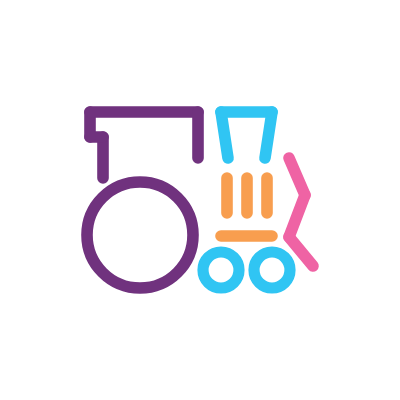
Frame 1 (no input)
Frame 2 (the mouse pressed at the canvas centre, redrawn once): identical to frame 1, image omitted

The p5.js sketch that drew this single still picture (run headless with seeded random() and noise() and a simulated clock; the mouse was pressed at the canvas centre and the sketch redrawn once):

// p5.js sketch
// ── sketch.js
function setup() {
  createCanvas(400, 400);
  strokeCap(ROUND);
  strokeJoin(ROUND);
  noFill();
}

function draw() {
  background(255);

  strokeWeight(11.6);
  stroke("#70327E");
  line(103, 178, 103, 137);
  line(103, 137, 90, 137);
  line(90, 137, 90, 112);
  line(90, 112, 198, 112);
  line(198, 112, 198, 158);

  stroke("#30C5F3");
  line(228, 158, 221, 112);
  line(221, 112, 272, 112);
  line(272, 112, 265, 158);

  stroke("#EF63A4");
  line(313, 266, 289, 237);
  line(289, 237, 305, 195);
  line(305, 195, 289, 158);

  stroke("#70327E");
  circle(140, 235, 53 * 2);

  strokeWeight(11.2);
  stroke("#30C5F3");
  circle(221, 270, 18 * 2);
  circle(272, 270, 18 * 2);

  stroke("#F89E4F");
  strokeWeight(11.6);
  line(267, 178, 267, 213);
  line(247, 178, 247, 213);
  line(227, 178, 227, 213);

  line(272, 236, 221, 236);

  // Remove to allow Animation
  noLoop();
}
